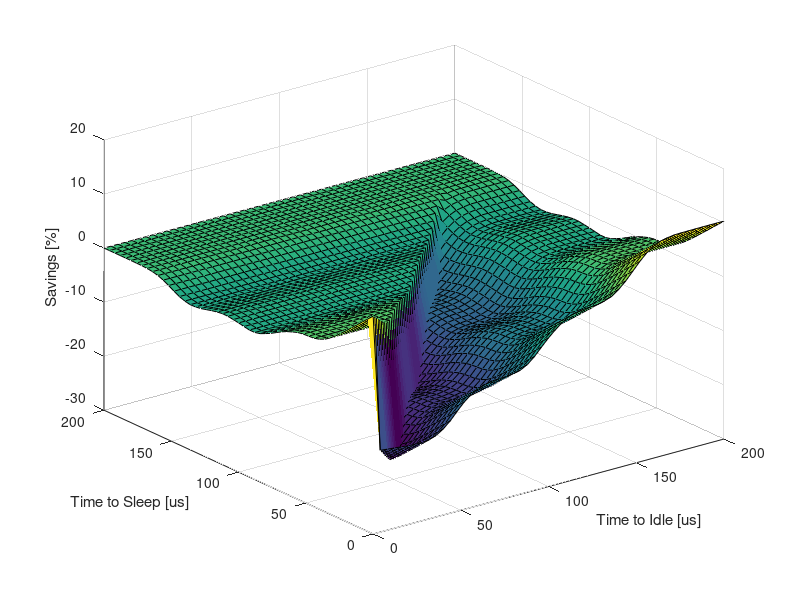

Write the MATLAB code that produced this figure.
fileID = fopen('case5.txt');
C = textscan(fileID,'%d; %d; %f; %f; %f; %f');
Z = C{6};
z(1,:) = Z(1:51);
for i = 2:51
    z(i,:) = Z((51*i)-50:i*51);
end
x = 0:4:200;
y = 0:4:200;
surf(x,y,z);
xlabel('Time to Idle [us]')
ylabel('Time to Sleep [us]');
zlabel('Savings [%]');
saveas(gcf, 'surf_tri.png');